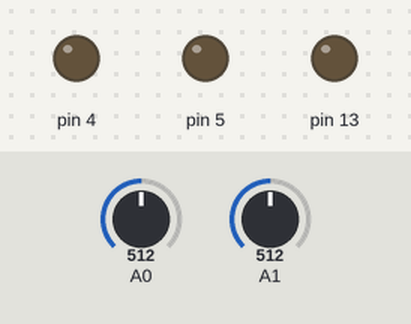
Simulated run of this program. Board: Arduino Nano, built with avr-gcc and run on an emulated ATmega328P. Parts: output pins drawn as LEDs (lit = HIGH). The test bench sets the inputs (shaded band); at power-on: A1 = 512, A0 = 512. The ROS host is connected and sends only what is stated.

Above: at 1.2 s.
1.3 s: A1 set to 696
2.8 s: A1 set to 719
At 4.0 s:
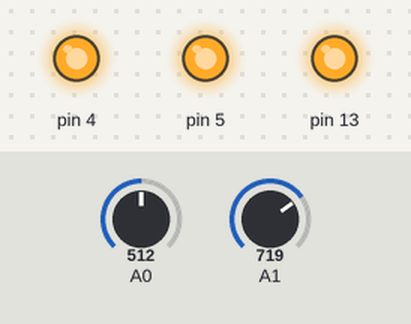
4.3 s: A1 set to 511
At 5.2 s:
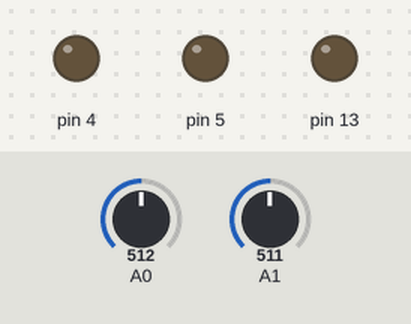
5.8 s: A1 set to 716
At 6.4 s:
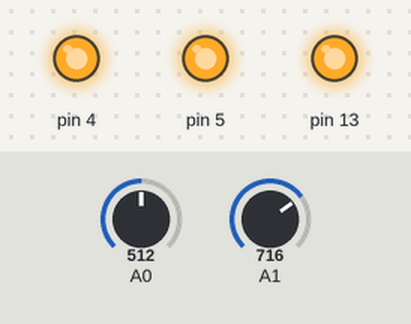
Timing chart, 0 to 8.3 s (numbered marks = the images above; inputs shaded):
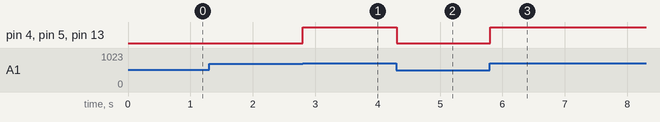

Measured:
- the behaviour switches between 710 and 711 on A1 (found by bisection; images 0 and 1)
- after the input at 1.3 s, every drawn part: stays the same
- after the input at 2.8 s, pin 4, pin 5, pin 13: LOW → HIGH at once
- after the input at 4.3 s, pin 4, pin 5, pin 13: HIGH → LOW at once
- after the input at 5.8 s, pin 4, pin 5, pin 13: LOW → HIGH at once

The program:

main.cpp
```cpp
#include <Arduino.h>
#include <ros.h>
#include <std_msgs/UInt8.h>
#include <std_msgs/UInt16.h>

enum {
  SENSORS_NUM = 2,
};

//Set up the ros node and publisher
std_msgs::UInt8 mine_detected_msg;
ros::Publisher pub_mine_detected("/robot/mine_detected", &mine_detected_msg);
std_msgs::UInt16 mine_sensor_0_msg;
ros::Publisher pub_mine_sensor_0("/robot/sensor_0_value", &mine_sensor_0_msg);
std_msgs::UInt16 mine_sensor_1_msg;
ros::Publisher pub_mine_sensor_1("/robot/sensor_1_value", &mine_sensor_1_msg);
ros::NodeHandle nh;

uint32_t last_time;
uint32_t mine_sensors_period = 11;
uint16_t sensors_adc[SENSORS_NUM];
uint16_t sensor_thr[SENSORS_NUM] = {730, 710};
uint8_t publishing[SENSORS_NUM] = {0, 0};
uint8_t published[SENSORS_NUM] = {0, 0};
uint8_t i = 0;

void setup() {
  // put your setup code here, to run once:
  pinMode(4,OUTPUT);
  pinMode(5,OUTPUT);
  pinMode(13,OUTPUT);
  nh.initNode();
  nh.advertise(pub_mine_detected);
  nh.advertise(pub_mine_sensor_0);
  nh.advertise(pub_mine_sensor_1);
  last_time = millis();
}

void loop() {
  // put your main code here, to run repeatedly:
  if (millis() - last_time >= mine_sensors_period) {
    last_time  = millis();
    sensors_adc[0] = analogRead(A0);
    sensors_adc[1] = analogRead(A1);

    mine_detected_msg.data = 0;
    if (sensors_adc[0] > sensor_thr[0]) {
      mine_detected_msg.data += 1;
    }
    if (sensors_adc[1] > sensor_thr[1]) {
      mine_detected_msg.data += 2;
    }
    if (mine_detected_msg.data != 0) {
      digitalWrite(4, 1);
      digitalWrite(5, 1);
      digitalWrite(13, 1);
      if (mine_detected_msg.data == 3 && (!published[0] || !published[1])) {
        published[0] = 1;
        published[1] = 1;
        pub_mine_detected.publish(&mine_detected_msg);
      }
      else {
        if (mine_detected_msg.data == 2 && (!published[1])) {
          published[1] = 1;
          pub_mine_detected.publish(&mine_detected_msg);
        }
        else if (mine_detected_msg.data == 1 && (!published[0])) {
          published[0] = 1;
          pub_mine_detected.publish(&mine_detected_msg);
        }
      }
    }
    else if (published[0] || published[1]) {
      digitalWrite(4, 0);
      digitalWrite(5, 0);
      digitalWrite(13, 0);
      published[0] = 0;
      published[1] = 0;
      pub_mine_detected.publish(&mine_detected_msg);
    }

    i++;
    if (i == 3) {
      mine_sensor_0_msg.data = sensors_adc[0];
      mine_sensor_1_msg.data = sensors_adc[1];
      pub_mine_sensor_0.publish(&mine_sensor_0_msg);
      pub_mine_sensor_1.publish(&mine_sensor_1_msg);
      i = 0;
    }
  }
  nh.spinOnce();
}
```
